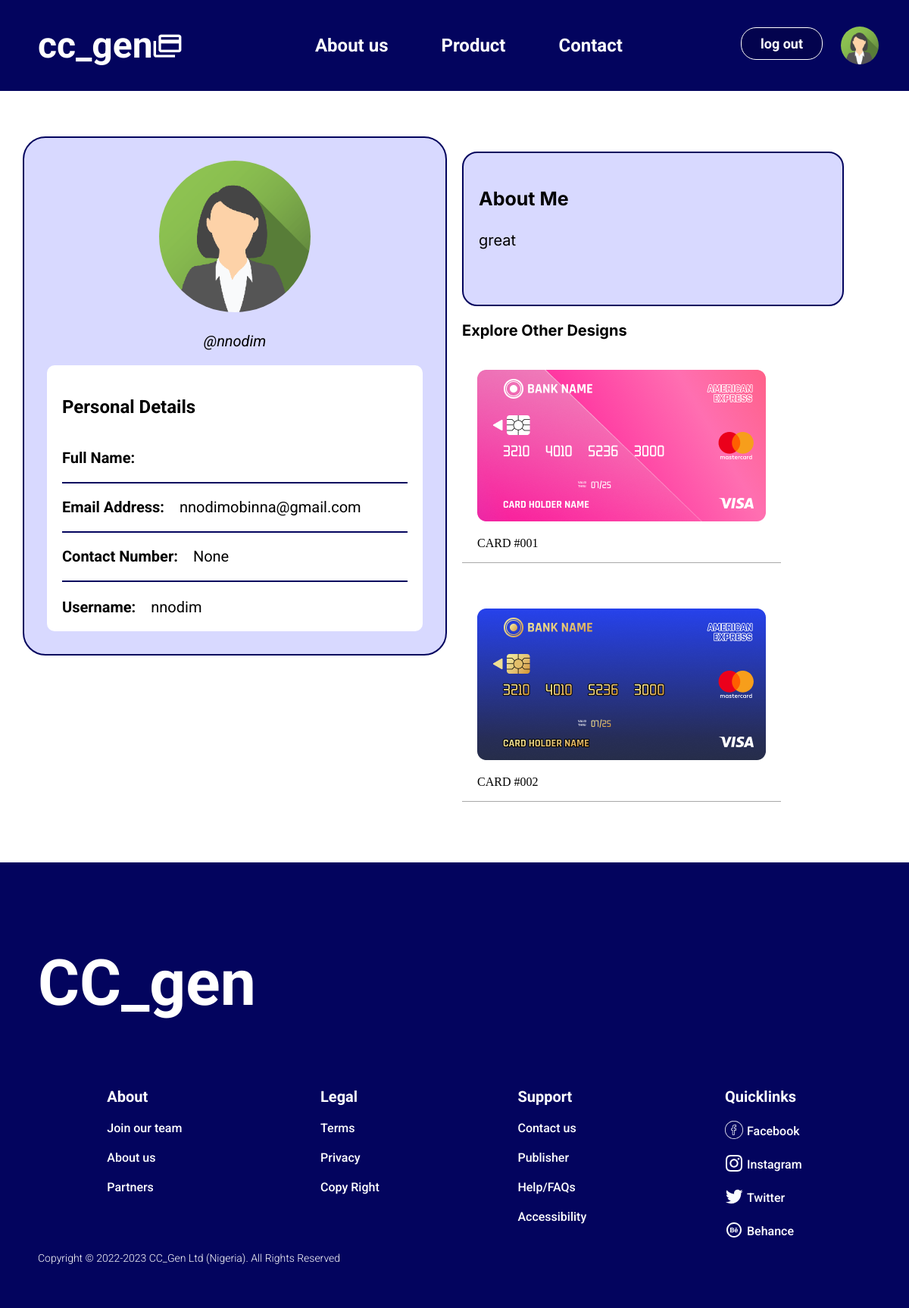
Screenshot of /users/profile/1/ (signed in) with the database file from the repository.
### users/models.py (models this page shows, shortened)
class Profile(models.Model):
    user = models.OneToOneField(User, on_delete=models.CASCADE)
    bio = models.TextField(max_length=400, null=True, blank=True)
    image = models.ImageField(
        default='default.png', upload_to='profile_pics')
    phone_no = models.IntegerField(null=True, blank=True)

### designs/models.py (models this page shows, shortened)
class DesignInfo(models.Model):
    design_name = models.CharField(max_length=200)
    design_pic = models.ImageField(default='default.png', upload_to='designs_pics')
    liked = models.ManyToManyField(
        User, default=None, blank=True, related_name='liked')

### users/views.py (the view)
# urls.py: path('profile/<str:pk>/', views.profile, name='profile-page'),
@login_required(login_url='login')
def profile(request, pk):
    user = User.objects.get(id=pk)
    designs = DesignInfo.objects.all()[:2]
    context = {
        'user': user,
        'designs': designs,
    }
    return render(request, 'users/profile.html', context)

### users/templates/users/profile.html (shortened to what this page needs)
{% extends 'index.html' %}
{% load static %}
{% block content %}
{% include 'nav.html' %}
<div class="profile-page-wrapper">
<div class="profile-page-item">
    <div class="profile-info">
    <img class="avatar"  style="width:200px; height: 200px;" src="{{ user.profile.image.url}}">
    <div class="username">
        <i>@{{user.username}}</i>
    </div>
    <div class="p-details-container">
        <p style="font-weight: 700;font-size: 24px;line-height: 23px">Personal Details</p>
        <div class="p-details">
            <div class="bd">
                <P><b>Full Name:</p></b>
            </div>
            <div class="bd">
                <P><b>Email Address:</b></p><span>{{user.email}}</span>
            </div>
            <div class="bd">
                <P><b>Contact Number:</b></p><span>{{user.profile.phone_no}}</span>
            </div class="bd">
            <div
            <P><b>Username:</b></p><span>{{user.username}}</span>
            </div>
        </div>
    </div>
    </div>
</div>
<div class="profile-page-item">
    <div class="about-me">
        <p style="font-size: 25px"><b>About Me</b></p>
        <p>{{user.profile.bio}}</p>
    </div>
    <div class="explore-btn">
    <p><a style="" href="{% url 'card-design' %}"><b>Explore Other Designs</b></a></p>
    </div>
    <div style="display: flex; flex-wrap: wrap; width:100%" >
    {% for x in designs %}
            <div class="explore" style="padding: 0 20px">
                <a href="{% url 'card_detail' x.id %}"><img  src="{{ x.design_pic.url }}"></a>
                <p>{{x.design_name}}</p>
            </div>
    {% endfor %}
        </div>
</div>
</div>
    {% include 'footer.html' %}
{% endblock content %}

### templates/nav.html
{% load static %}
<div class="nav-container">
    <div class="logo">
        <a style="text-decoration: none;" href="{%  url 'home' %}"><div class="logo-container">
            <h1>cc_gen</h1>
            <img src="{% static '\images\Vector.png' %}" alt="logo">
        </div></a>
    </div>
    <div>
        <ul class="nav">
            <li><a href="{% url 'about' %}">About us</a></li>
            <li><a href="{% url 'card-design' %}">Product</a></li>
            <li><a href="{% url 'contact' %}">Contact</a></li>
        </ul>
    </div>
    <div>
    {% if request.user.is_authenticated  %}
    <a class="signup" href="{% url 'logout' %}">log out</a>
    <a href="{% url 'profile-page' user.id %}"> <img class="avatar mg-l" src="{{ user.profile.image.url}}" alt=""></a>
    {% else %}
    <a class="signup" href="{% url 'login' %}">login</a>
    {% endif %}
    </div>
</div>

### static/css/style.css (style rules this page uses)
:root { --bold-font: 700; --primary-color: #03045e; --secondary-color: #f1f1f1; --transition: 0.3s; --font-family: "Roboto"; }
.nav-container { display: flex; justify-content: space-between; align-items: center; width: 100%; height: 120px; padding: 0 40px; background: var(--primary-color); }
.logo { display: flex; flex-direction: column; align-items: flex-start; padding: 10px; gap: 10px; width: 222px; height: 76px; }
.logo-container { display: flex; flex-direction: row; align-items: center; padding: 0px; width: 202px; height: 56px; }
.logo-container h1 { width: 152px; height: 56px; font-family: "Roboto"; font-style: normal; font-weight: 700; font-size: 48px; line-height: 56px; color: #ffffff; }
.nav { display: flex; flex-direction: row; align-items: flex-start; padding: 0px; gap: 70px; width: 408px; height: 28px; }
.nav li { list-style: none; }
.nav a { width: 97px; height: 28px; font-family: var(--font-family); font-style: normal; font-weight: 700; font-size: 24px; line-height: 28px; color: #ffffff; text-decoration: none; }
.signup { padding: 10px 25px; width: 118px; height: 43px; border: 1.5px solid #FFFFFf; border-radius: 20px; font-family: "Roboto"; font-style: normal; font-size: 18px; background: #03034e; font-weight: 700; color: #FFFFFF; text-decoration: none; text-align: center; transition: var(--transition); }
.explore { margin: 20px 0; border-bottom: 1px solid #A8A8A8; ; }
.explore img { display: block; margin: 20px 0; }
.profile-page-wrapper { display: grid; grid-template-columns: 2fr 2fr; padding: 50px 20px; }
.profile-page-item { padding: 10px; }
.profile-info { text-align: center; padding: 30px; background: #D8D9FF; border: 2px solid #03045E; border-radius: 30px; }
.username { font-family: 'Roboto'; font-style: normal; }
.username i { font-weight: 400; font-size: 20px; line-height: 23px; }
.p-details-container { font-family: 'Roboto'; font-style: normal; margin-top: 20px; padding: 20px; text-align: left; background: #FFFFFF; border-radius: 10px; }
.p-details { font-family: 'Roboto'; font-style: normal; font-size: 20px; line-height: 23px; }
.p-details p { display: inline-block; }
.p-details span { margin-left: 20px; }
.bd { border-bottom: 2px solid #03045E; }
.about-me { width: 90%; font-family: 'Inter'; font-style: normal; font-weight: 400; font-size: 20px; line-height: 30px; padding: 20px 20px 50px; margin: 20px 0; background: #D8D9FF; border: 2px solid #03045E; border-radius: 20px; }
.explore-btn { font-family: 'Inter'; font-style: normal; font-weight: 700; font-size: 20px; line-height: 24px; }
.explore-btn a { text-decoration: none; color: #000000 }
.explore-btn p { margin-bottom: 0; }

### static/css/home.css (style rules this page uses)
* { box-sizing: border-box; }
body { margin: 0px; padding: 0px; scroll-behavior: smooth; }
.avatar { vertical-align: middle; width: 100px; height: 100px; border-radius: 50%; }
.mg-l { margin-left: 20px; width: 50px; height: 50px; }

### rows the page displays
DesignInfo: design_pic (picture), design_name "CARD #001"
DesignInfo: design_pic (picture), design_name "CARD #002"

### other values shown
{{ user.username }} "nnodim"
{{ user.email }} "nnodimobinna@gmail.com"
{{ user.profile.phone_no }} "None"
{{ user.profile.bio }} "great"
